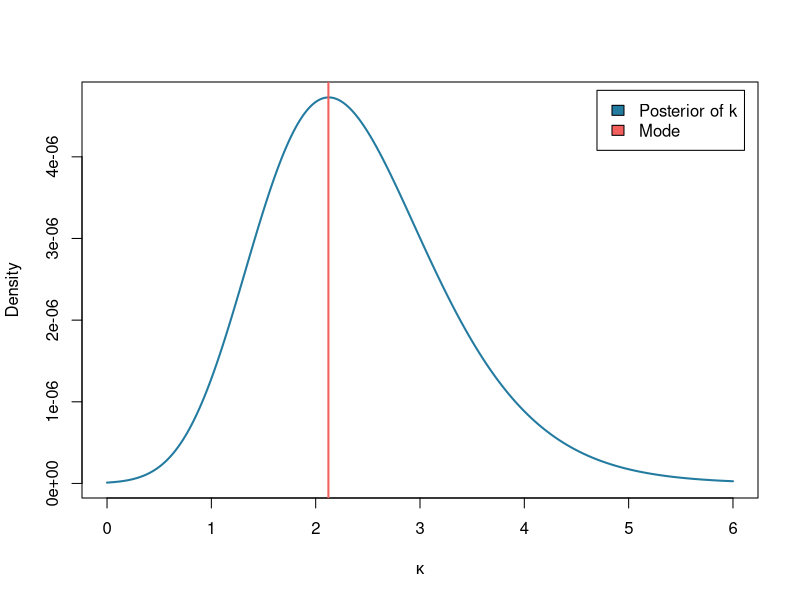

Reproduce this figure in R.
col1 = '#247ba0'
col2 = '#f25f5c'
imgw = 9
imgh = 6

y = c(-2.44, 2.14, 2.54, 1.83, 2.02, 2.33, -2.79, 2.23, 2.07, 2.02)
mu = 2.39

von_misen = function(y, kappa, mu){
  I_zero = besselI(x=kappa, nu=0)
  numerator = exp(kappa * cos(y - mu))
  return (numerator / (2 * pi * I_zero))
}

exponential = function(kappa, lambda=1){
  return (lambda * exp(-lambda*kappa))
}

calculate_posterior = function(y, kappa, mu) {
  prior = exponential(kappa)
  likelihood = prod(von_misen(y, kappa, mu))
  return (prior * likelihood)
}

# To calculate the mode
get_mode = function(vec, kappas) {
  vec = round(vec, 10)
  uniqv = unique(vec)
  mode = uniqv[which.max(tabulate(match(vec, uniqv)))]
  
  mode_idx = which(vec == mode)[1]
  mode_x = kappas[mode_idx]
  
  return (mode_x)
}

kappas = seq(0, 6, 0.001)

posterior = sapply(kappas, calculate_posterior, y=y, mu=mu)
mode = get_mode(posterior, kappas)

pdf("plots/3-posterior-distribution.pdf", width=imgw, height=imgh)
  plot(kappas, posterior, type='l', lwd=2, col=col1, xlab=expression(kappa), ylab="Density")
  abline(v=mode, col=col2, lwd=2)
  legend('topright', c('Posterior of k', 'Mode'), fill=c(col1, col2), inset=0.02)
dev.off()
